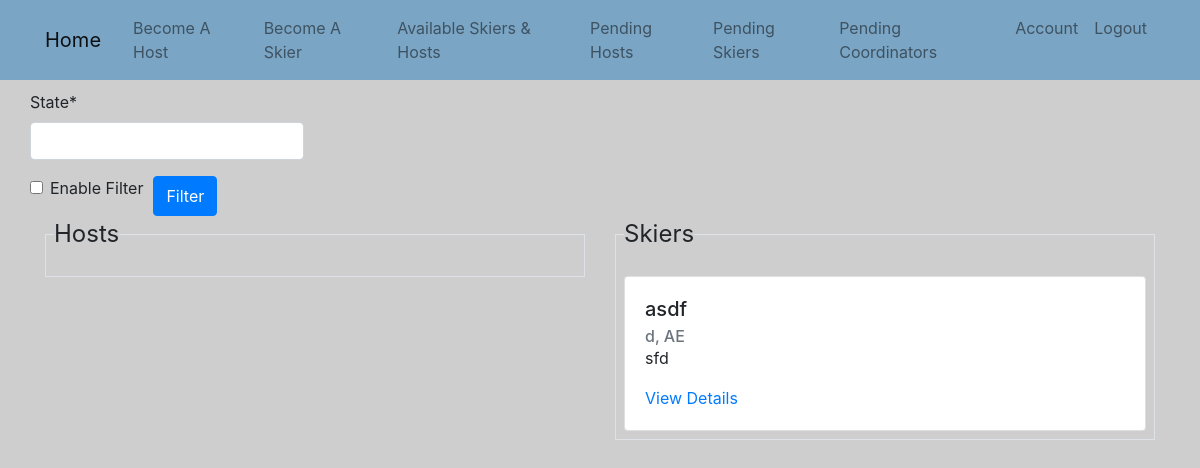
Before: /match/ (signed in) with the older database file.
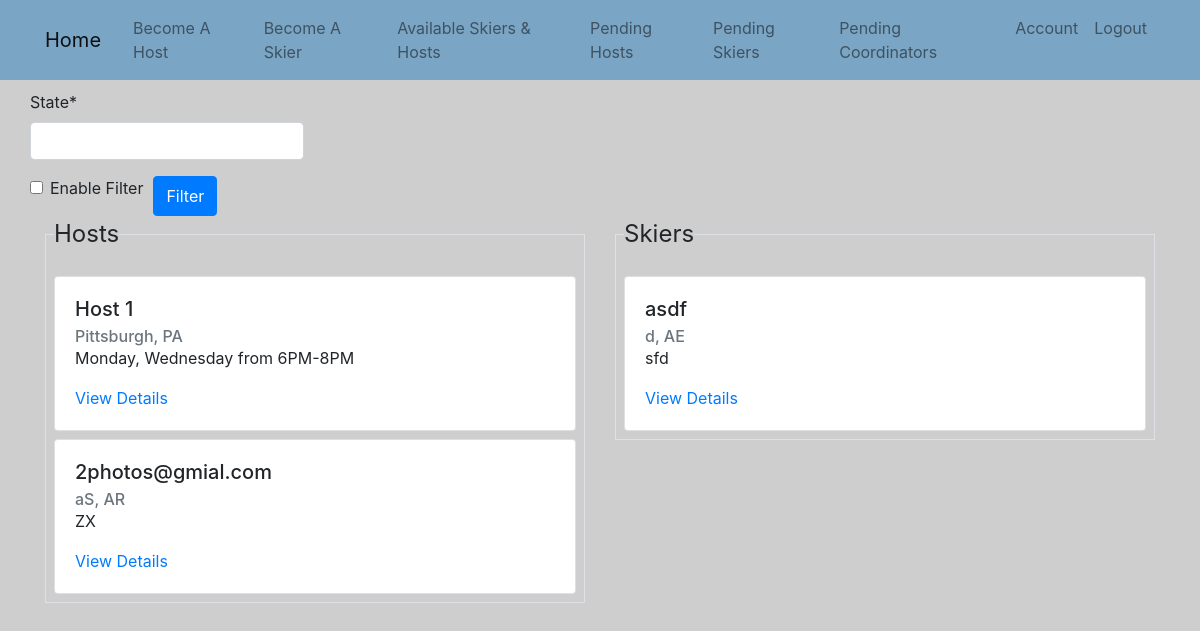
After: the same page with the newer database file.
### skier/models.py (models this page shows)
class Skier(models.Model):
    name            = models.CharField(verbose_name="Full Name", max_length=254, null=False)
    email           = models.EmailField(verbose_name="Email", max_length=254, null=False)
    phone_number    = PhoneNumberField(verbose_name="Phone Number", null=False)
    city            = models.CharField(verbose_name="City", max_length=128, null=False)
    state           = USStateField(verbose_name="State", null=False)
    events          = MultiSelectField(verbose_name="Events", choices=EVENTS)
    availability    = models.TextField(verbose_name="Availability", null=True)
    start_date      = models.DateField(verbose_name="Start Date")
    end_date        = models.DateField(verbose_name="End Date")
    university      = models.CharField(verbose_name="Universtiy Affiliation (if applicable)", max_length=254, blank=True, null=True)
    approved        = models.BooleanField(default=False, blank=True)

### host/models.py (models this page shows, shortened)
class Host(models.Model):
    name            = models.CharField(verbose_name="Full Name", max_length=254, null=False)
    email           = models.EmailField(verbose_name="Email", max_length=254, null=False)
    phone_number    = PhoneNumberField(verbose_name="Phone Number", null=False)
    address_1       = models.CharField(verbose_name="Address", max_length=128, null=False)
    address_2       = models.CharField(verbose_name="", max_length=128, blank=True, null=True)
    city            = models.CharField(verbose_name="City", max_length=128, null=False)
    state           = USStateField(verbose_name="State", null=False)
    zip_code        = models.CharField(verbose_name="Zip Code", max_length=10, null=False, validators=[zip_validator])
    events          = MultiSelectField(verbose_name="Events", choices=EVENTS)
    availability    = models.TextField(verbose_name="Availability", null=True)
    notes           = models.TextField(verbose_name="Additional Notes", null=True, blank=True)
    start_date      = models.DateField(verbose_name="Start Date")
    end_date        = models.DateField(verbose_name="End Date")
    image1          = models.ImageField(verbose_name="Site Picture 1", upload_to="./site_pics/", null=True, blank=True)
    image2          = models.ImageField(verbose_name="Site Picture 2", upload_to="./site_pics/", null=True, blank=True)
    image3          = models.ImageField(verbose_name="Site Picture 3", upload_to="./site_pics/", null=True, blank=True)
    approved        = models.BooleanField(default=False, blank=True)

### main/views.py (the view)
# urls.py: path('match/', main_views.match_view, name='match'),
@login_required
def match_view(request):
    if not request.user.is_authenticated:
        messages.error(request, "You are not signed in")
        return redirect('/')
    if not request.user.approved:
        context = {
            'data' : []
        }
        return render(request, "main/not_approved_coordinator.html", context)
    if request.method == "POST":
        form = StateForm(request.POST)
        if form.is_valid():
            if form.cleaned_data['enable_filter']:
                fstate = form.cleaned_data['state']
                print(f"Filtering on {fstate}")
                queryset = {
                        'hosts' : Host.objects.all().filter(approved=True).filter(state=fstate),
                        'skiers' : Skier.objects.all().filter(approved=True).filter(state=fstate),
                    }
            else: ## Don't want to filter on state
                queryset = {
                    'hosts' : Host.objects.all().filter(approved=True),
                    'skiers': Skier.objects.all().filter(approved=True),
                }
        else: ## Form is not valid
            queryset = {
                    'hosts' : None,
                    'skiers' : None,
                }
    else: ## Method is GET
        queryset = {
                'hosts' : Host.objects.all().filter(approved=True),
                'skiers': Skier.objects.all().filter(approved=True),
            }
    context = {
            'hosts' : queryset['hosts'],
            'skiers' : queryset['skiers'],
            'form' : StateForm(),
        }
    return render(request, "main/match.html", context)

### main/forms.py
class StateForm(forms.Form):
    state           = forms.CharField(widget=USStateSelect)
    enable_filter   = forms.BooleanField(required=False, label="Enable Filter")

### main/templates/main/match.html (shortened to what this page needs)
{% extends "base.html" %}
{% load crispy_forms_tags %}
{% block content %}
<div class="row" style = "margin-top:10px; margin-botton:10px;">
  <div class="col col-md-6 mb-0">
  <form method="POST">
    <div class="row">
      {{ form.state|as_crispy_field }}
    </div>
    <div class="row">
      {{ form.enable_filter|as_crispy_field }}
      <button type="submit" class="btn btn-primary" style="margin-left:10px;">Filter</button>
    </div>
  </form>
  </div>
</div>
<div class="row">
  <div class="col col-md-6 mb-0">
      <div class="content-section">
        <fieldset class="border p-2">
          <legend class="w-auto">Hosts</legend>
          {% for host in hosts %}
	          <div class="card mt-2">
	            <div class="card-body">
	              <h5 class="card-title">{{ host.name }}</h5>
	              <h6 class="card-subtitle text-muted">{{ host.city }}, {{ host.state }}</h6>
	              <p>{{ host.availability }}</p>
		            <a href="{% url 'host-detail' host.id %}" class="card-link">View Details</a>
	            </div>
	          </div>
          {% endfor %}
        </fieldset>
      </div>
  </div>
  <div class="col col-md-6 mb-0">
    <div class="content-section">
      <fieldset class="border p-2">
        <legend class="w-auto">Skiers</legend>
        {% for skier in skiers %}
          <div class="card mt-2">
            <div class="card-body">
              <h5 class="card-title">{{ skier.name }}</h5>
              <h6 class="card-subtitle text-muted">{{ skier.city }}, {{ skier.state }}</h6>
              <p>{{ skier.availability }}</p>
              <a href="{% url 'skier-detail' skier.id %}" class="card-link">View Details</a>
            </div>
          </div>
        {% endfor %}
      </fieldset>
    </div>
  </div>
</div>
{% endblock content %}

### main/templates/base.html (shortened to what this page needs)
{% load static %}
<!doctype html>
<html lang="en">
  <head>
    <link rel="stylesheet" href="https://stackpath.bootstrapcdn.com/bootstrap/4.3.1/css/bootstrap.min.css">
  </head>
  <body style="background-color:rgb(206, 206, 206);">
    <header class="site-header">
      <nav class="navbar navbar-expand-md navbar-light navbar-static-top" style="background-color: #7ba5c4">
        <div class="container">
          <a class="navbar-brand mr-4" href="{% url 'home' %}">Home</a>
          <div class="collapse navbar-collapse" id="navbarToggle">
            <div class="navbar-nav mr-auto">
              <a class="nav-item nav-link" href="{% url 'becomeahost' %}">Become A Host</a>
              <a class="nav-item nav-link" href="{% url 'becomeaskier' %}">Become A Skier</a>
            </div>
            <div class="navbar-nav">
              {% if user.is_admin %}
                <a class="nav-item nav-link" href="{% url 'match' %}">Available Skiers & Hosts</a>
                <a class="nav-item nav-link" href="{% url 'pendinghosts' %}">Pending Hosts</a>
	            	<a class="nav-item nav-link" href="{% url 'pendingskiers' %}">Pending Skiers</a>
                <a class="nav-item nav-link" href="{% url 'pendingcoordinators' %}">Pending Coordinators</a>
                <a class="nav-item nav-link" href='{% url "account" %}'>Account</a>
                <a class="nav-item nav-link" href='{% url "logout" %}'>Logout</a>
              {% else %}
                <a class="nav-item nav-link" href='{% url "login" %}'>Login</a>
                <a class="nav-item nav-link" href='{% url "register" %}'>Register</a>
              {% endif %}
            </div>
          </div>
        </div>
      </nav>
    </header>
    <div class="container">
      {% block content %}{% endblock content %}
    </div>
  </body>
</html>

Changed rows visible on the page:
added Host: name "Host 1", city "Pittsburgh", state "PA", availability "Monday, Wednesday from 6PM-8PM"
added Host: name "2photos@gmial.com", city "aS", state "AR", availability "ZX"
